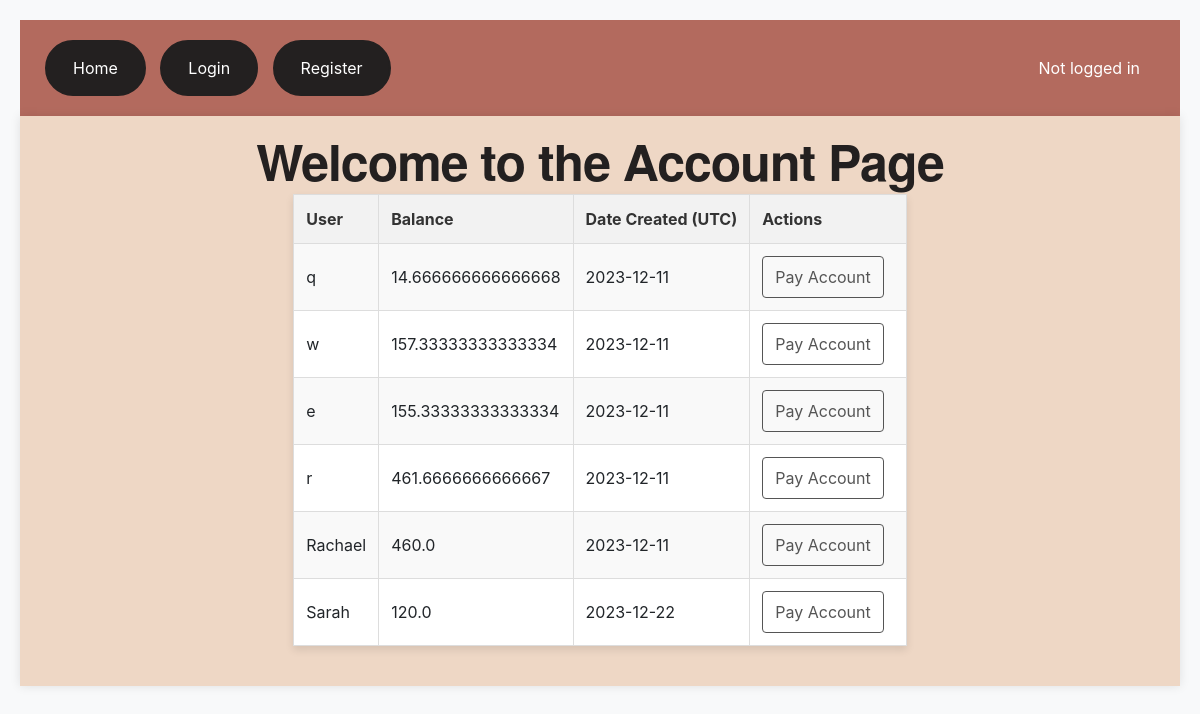
/account, run on an earlier commit of the app's database.
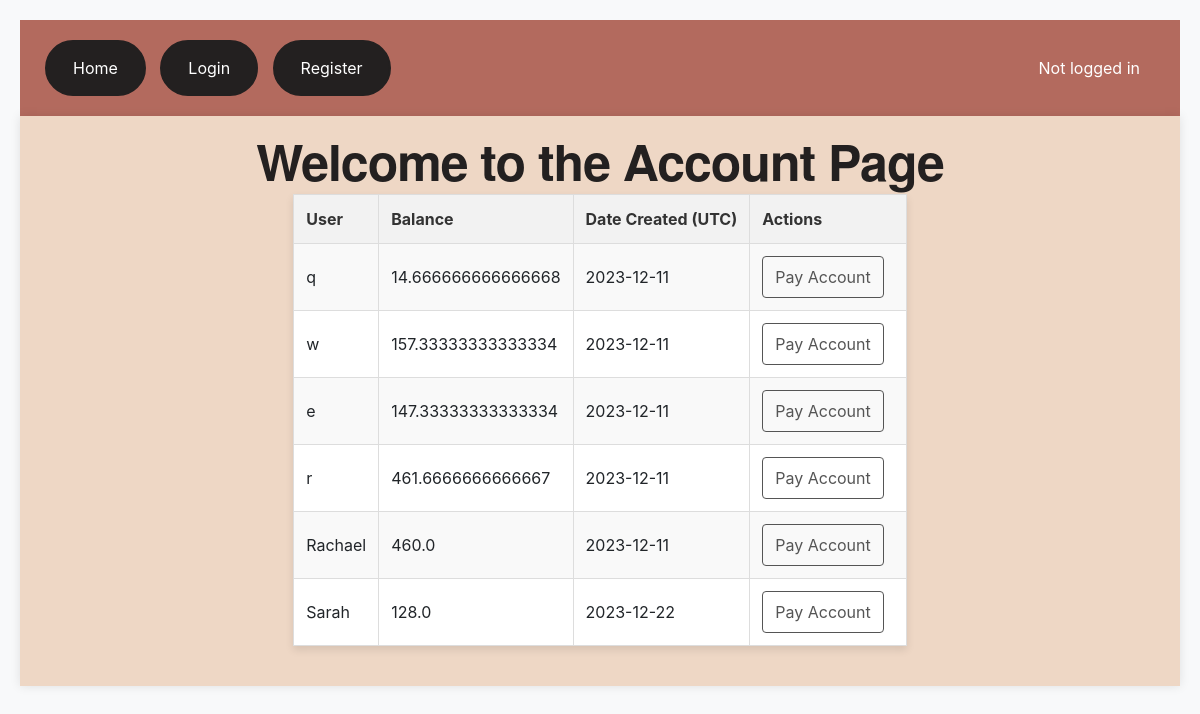
And on a later commit of the database.
### app.py (models this page shows, shortened)
class Users(UserMixin, db.Model):
    __tablename__ = 'users'
    id = db.Column(db.Integer, primary_key=True)
    username = db.Column(db.String(250), unique=True, nullable=False)
    password = db.Column(db.String(250), nullable=False)
    balance = db.Column(db.Float, nullable=False)
    date_created = db.Column(db.DateTime, default=datetime.utcnow)
    items = db.relationship('Items', secondary='user_items', backref='users')

### app.py (the view)
@app.route('/account', methods=['POST', 'GET'])
def account():
    users = Users.query.order_by(Users.date_created).all()
    return render_template('account.html', users=users)

### app.py (called while the page is built)
@app.before_request
def initialize():
    global item_user_status_dict
    if item_user_status_dict is None:
        item_user_status_dict = load_item_user_statuses()

### templates/account.html (shortened to what this page needs)
{% extends 'base.html' %}
{% block body %}
    <h1>Welcome to the Account Page</h1>
    <div>
        <table>
            <tr>
                <th>User</th>
                <th>Balance</th>
                <th>Date Created (UTC)</th>
                <th>Actions</th>
            </tr>
            {% for user in users %}
                <tr>
                    <td>{{ user.username }}</td>
                    <td>{{ user.balance }}</td>
                    <td>{{ user.date_created.date() }}</td>
                    {% if user == current_user %}
                    <td class="action-links">
                        <a href="/delete/{{ user.id }}">DELETE Account</a>
                    </td>
                    {% else: %}
                    <td class="action-links">
                        <a href="/pay/{{ user.id }}">Pay Account</a>
                    </td>
                    {% endif %}
                </tr>
            {% endfor %}
        </table>
    </div>
{% endblock %}

What changed in the data, as far as the page shows it:
changed Users (number 3 of 6 on the later page): balance "155.33333333333334" → "147.33333333333334"
changed Users "Sarah": balance "120.0" → "128.0"
